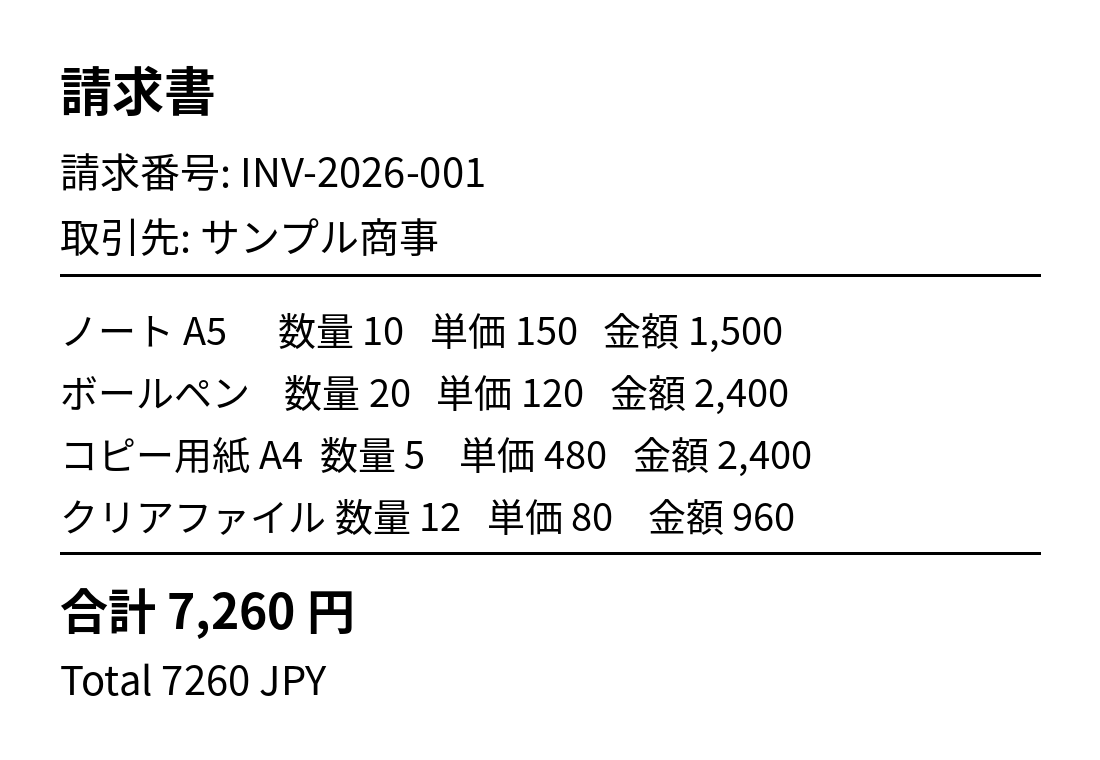
#> input picture TranscribeGuard/samples/ocr_sample.png, 1100 x 760 px; its folder holds only this picture in this run
$ python -i preprocess.py   (imports and definitions only)
#> lines starting #> are read from the running program, lines starting #| are printed output that depends on the picture; after the words box and inside, x2 and y2 are one past the last pixel; in counts of white or black regions, pixels touching at a corner belong together
# -*- coding: utf-8 -*-
"""Image preprocessing for ContextStruct v2 — maximize OCR/VLM accuracy on
scanned paper, FAX and photographed documents.

Pipeline (OpenCV when available, Pillow fallback otherwise):
  1. upscale x2 (small scans become readable)
  2. deskew (estimate skew angle from dark-pixel geometry, rotate back)
  3. denoise
  4. CLAHE contrast enhancement  -> 'enhanced' variant
  5. adaptive binarization       -> 'binarized' variant

`preprocess_image()` returns {variant_name: PIL.Image} with keys
'original', 'enhanced', 'binarized'. `preprocess_to_files()` saves the
variants as temporary PNGs so they can be fed to OCR engines and to the
local VLM (which always receives an image, never text).

All functions are unit-testable without any OCR binary: they operate on
PIL images only.
"""
import os, math, tempfile

try:
    import cv2
    import numpy as np
    HAS_CV2 = True
except Exception:  # pragma: no cover - exercised only on cv2-less installs
    cv2 = None
    np = None
    HAS_CV2 = False

from PIL import Image, ImageOps, ImageEnhance, ImageFilter

MAX_SKEW_SEARCH = 15.0  # degrees; beyond this it is not a scan skew but a photo


# ---------------------------------------------------------------- skew ----
def estimate_skew(pil_image):
    """Estimate the skew angle (degrees) of the text lines in an image.
    Positive angle means the image is rotated counter-clockwise by that much.
    Returns 0.0 when no reliable estimate exists."""
    if pil_image is None:
        return 0.0
    if HAS_CV2:
        try:
            return _estimate_skew_cv2(pil_image)
        except Exception:
            pass
    try:
        return _estimate_skew_projection(pil_image)
    except Exception:
        return 0.0


def _estimate_skew_cv2(pil_image):
    img = pil_image.convert("L")
    # downscale for speed
    w, h = img.size
    scale = 1000.0 / max(w, h) if max(w, h) > 1000 else 1.0
    if scale < 1.0:
        img = img.resize((max(1, int(w * scale)), max(1, int(h * scale))))
    arr = np.array(img)
    _, bw = cv2.threshold(arr, 0, 255, cv2.THRESH_BINARY_INV + cv2.THRESH_OTSU)
    coords = np.column_stack(np.where(bw > 0))
    if len(coords) < 100:
        return 0.0
    rect = cv2.minAreaRect(coords[:, ::-1].astype(np.float32))
    angle = float(rect[-1])
    # minAreaRect angle conventions differ by version; normalize to (-45, 45]
    if angle < -45:
        angle += 90.0
    if angle > 45:
        angle -= 90.0
    # coords were (row, col); minAreaRect on (x=col, y=row) flips the sign
    angle = -angle
    if abs(angle) < 0.05 or abs(angle) > MAX_SKEW_SEARCH:
        return 0.0 if abs(angle) < 0.05 else angle
    return angle


def _estimate_skew_projection(pil_image):
    """Fallback: projection-profile search over small angles (Pillow/numpy-free
    implementation using PIL rotations on a downscaled binary image)."""
    img = pil_image.convert("L")
    w, h = img.size
    scale = 500.0 / max(w, h) if max(w, h) > 500 else 1.0
    if scale < 1.0:
        img = img.resize((max(1, int(w * scale)), max(1, int(h * scale))))
    bw = img.point(lambda p: 0 if p < 128 else 255)
    best_angle, best_score = 0.0, -1.0
    a = -5.0
    while a <= 5.0:
        rot = bw.rotate(a, resample=Image.BILINEAR, fillcolor=255)
        px = rot.load()
        rw, rh = rot.size
        score = 0.0
        prev = None
        for y in range(rh):
            row_dark = sum(1 for x in range(0, rw, 3) if px[x, y] == 0)
            if prev is not None:
                score += abs(row_dark - prev)
            prev = row_dark
        if score > best_score:
            best_score, best_angle = score, a
        a += 0.5
    return -best_angle


def deskew_image(pil_image):
    """Return a deskewed copy. Uses the estimated skew; no-op when ~0."""
    angle = estimate_skew(pil_image)
    if abs(angle) < 0.1:
        return pil_image.copy()
    # estimate_skew reports the content's own rotation (PIL convention);
    # undoing it needs the opposite rotation in both backends (verified
    # empirically on synthetic rotated patterns).
    if HAS_CV2:
        arr = np.array(pil_image.convert("RGB"))
        h, w = arr.shape[:2]
        center = (w // 2, h // 2)
        m = cv2.getRotationMatrix2D(center, -angle, 1.0)
        out = cv2.warpAffine(arr, m, (w, h), flags=cv2.INTER_CUBIC,
                             borderMode=cv2.BORDER_CONSTANT, borderValue=(255, 255, 255))
        return Image.fromarray(out)
    return pil_image.rotate(-angle, resample=Image.BICUBIC, expand=False, fillcolor=(255, 255, 255))


# ------------------------------------------------------------- variants ----
def _to_gray_array(pil_image):
    return np.array(pil_image.convert("L"))


def enhance_image(pil_image):
    """Denoise + CLAHE contrast enhancement (grayscale, kept as RGB for VLM)."""
    if HAS_CV2:
        gray = _to_gray_array(pil_image)
        den = cv2.fastNlMeansDenoising(gray, None, 10, 7, 21)
        clahe = cv2.createCLAHE(clipLimit=2.0, tileGridSize=(8, 8))
        out = clahe.apply(den)
        return Image.fromarray(out).convert("RGB")
    img = pil_image.convert("L").filter(ImageFilter.MedianFilter(size=3))
    img = ImageOps.autocontrast(img, cutoff=1)
    img = ImageEnhance.Contrast(img).enhance(1.4)
    return img.convert("RGB")


def binarize_image(pil_image):
    """Adaptive binarization: black text on white, tolerant of uneven FAX light."""
    if HAS_CV2:
        gray = _to_gray_array(pil_image)
        den = cv2.GaussianBlur(gray, (3, 3), 0)
        out = cv2.adaptiveThreshold(den, 255, cv2.ADAPTIVE_THRESH_GAUSSIAN_C,
                                    cv2.THRESH_BINARY, 31, 12)
        return Image.fromarray(out).convert("RGB")
    img = pil_image.convert("L")
    # simple global fallback: Otsu via histogram midpoint of bimodal peaks
    hist = img.histogram()
    total = sum(hist)
    sum_all = sum(i * h for i, h in enumerate(hist))
    w_b = sum_b = 0
    max_var, thresh = -1, 128
    for i, h in enumerate(hist):
        w_b += h
        if w_b == 0:
            continue
        w_f = total - w_b
        if w_f == 0:
            break
        sum_b += i * h
        m_b = sum_b / w_b
        m_f = (sum_all - sum_b) / w_f
        var = w_b * w_f * (m_b - m_f) ** 2
        if var > max_var:
            max_var, thresh = var, i
    return img.point(lambda p: 255 if p > thresh else 0).convert("RGB")


def upscale_image(pil_image, factor=2):
    w, h = pil_image.size
    resample = Image.LANCZOS
    if HAS_CV2:
        arr = np.array(pil_image.convert("RGB"))
        out = cv2.resize(arr, (w * factor, h * factor), interpolation=cv2.INTER_CUBIC)
        return Image.fromarray(out)
    return pil_image.resize((w * factor, h * factor), resample)


def preprocess_image(pil_image, upscale=True):
    """Full pipeline. Returns {'original': deskewed-upscaled, 'enhanced': ...,
    'binarized': ...} as PIL images (RGB)."""
    img = pil_image.convert("RGB")
    base = deskew_image(img)
    if upscale:
        base = upscale_image(base, 2)
    return {
        "original": base,
        "enhanced": enhance_image(base),
        "binarized": binarize_image(base),
    }


def preprocess_to_files(source_path, out_dir=None, upscale=True):
    """Load an image file, preprocess, save variants as PNGs, return
    {variant: path}. Used to feed extra OCR/VLM voters."""
    img = Image.open(source_path)
    variants = preprocess_image(img, upscale=upscale)
    out_dir = out_dir or tempfile.mkdtemp(prefix="contextstruct_pre_")
    os.makedirs(out_dir, exist_ok=True)
    base = os.path.splitext(os.path.basename(source_path))[0]
    paths = {}
    for name, im in variants.items():
        p = os.path.join(out_dir, f"{base}_{name}.png")
        im.save(p)
        paths[name] = p
    return paths

>>> from PIL import Image
>>> picture = Image.open('../TranscribeGuard/samples/ocr_sample.png')
#> picture is the input picture: PIL image 1100x760 RGB; min 0, max 255, mean 240.5
>>> result = preprocess_image(picture)
#> in _estimate_skew_cv2, `img = img.resize((max(1, int(w * scale)), max(1, int(h * scale))))`:
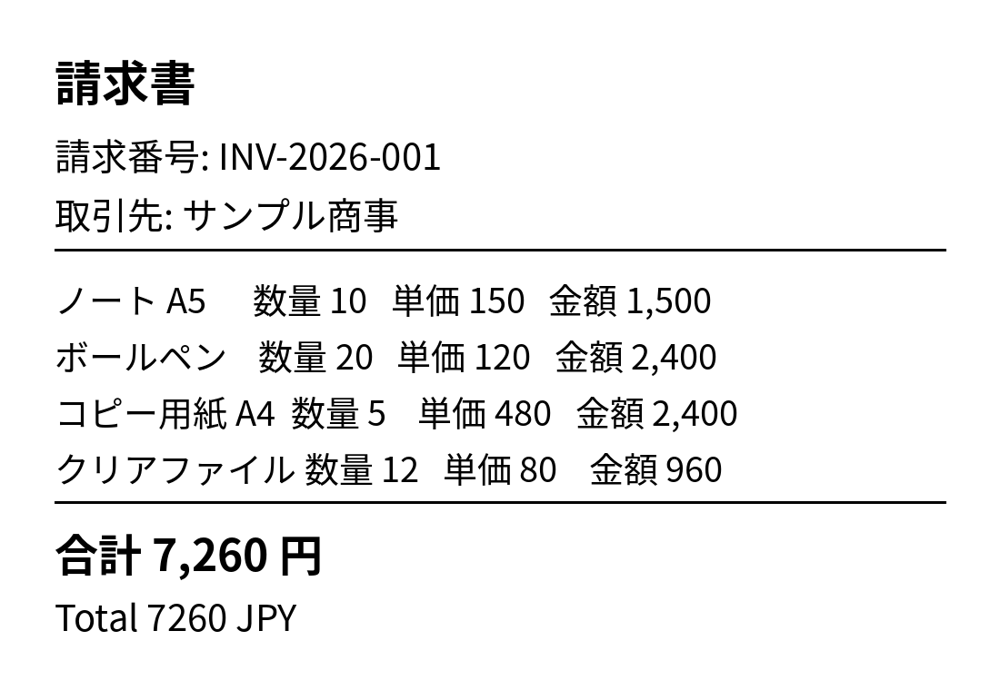
#> img: PIL image 1000x690 L; min 0, max 255, mean 240.5
#> in _estimate_skew_cv2, `_, bw = cv2.threshold(arr, 0, 255, cv2.THRESH_BINARY_INV + cv2.THRESH_..`:
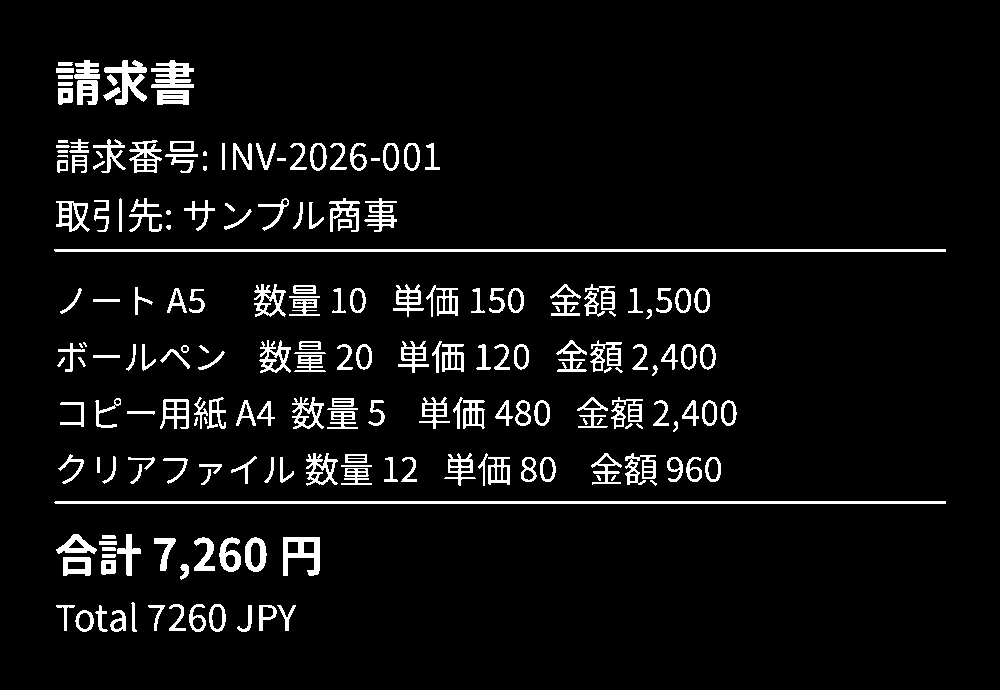
#> bw: shape (690, 1000); 6% white; 205 white regions (14 under 20 px), largest, box (x1, y1, x2, y2) and area: (54, 249, 946, 252) 2675, (54, 501, 946, 504) 2674, (104, 60, 147, 105) 805
#> in _estimate_skew_cv2, `coords = np.column_stack(np.where(bw > 0))`: coords = 41499 pairs, first value 60 to 631, second value 54 to 945
#> in _estimate_skew_cv2, `rect = cv2.minAreaRect(coords[:, ::-1].astype(np.float32))`: rect = ((499.5, 345.5), (571, 891), -90)
#> in _estimate_skew_cv2, `angle = float(rect[-1])`: angle = -90
#> in _estimate_skew_cv2, `angle += 90.0`: angle = 0
#> in binarize_image, `out = cv2.adaptiveThreshold(den, 255, cv2.ADAPTIVE_THRESH_GAUSSIAN_C, ..`: out: shape (1520, 2200); 94.2% white; 212 black regions, largest, box (x1, y1, x2, y2) and area: (119, 547, 2083, 555) 11788, (119, 1103, 2083, 1111) 11788, (230, 132, 325, 232) 3585
#> result = 3 items
